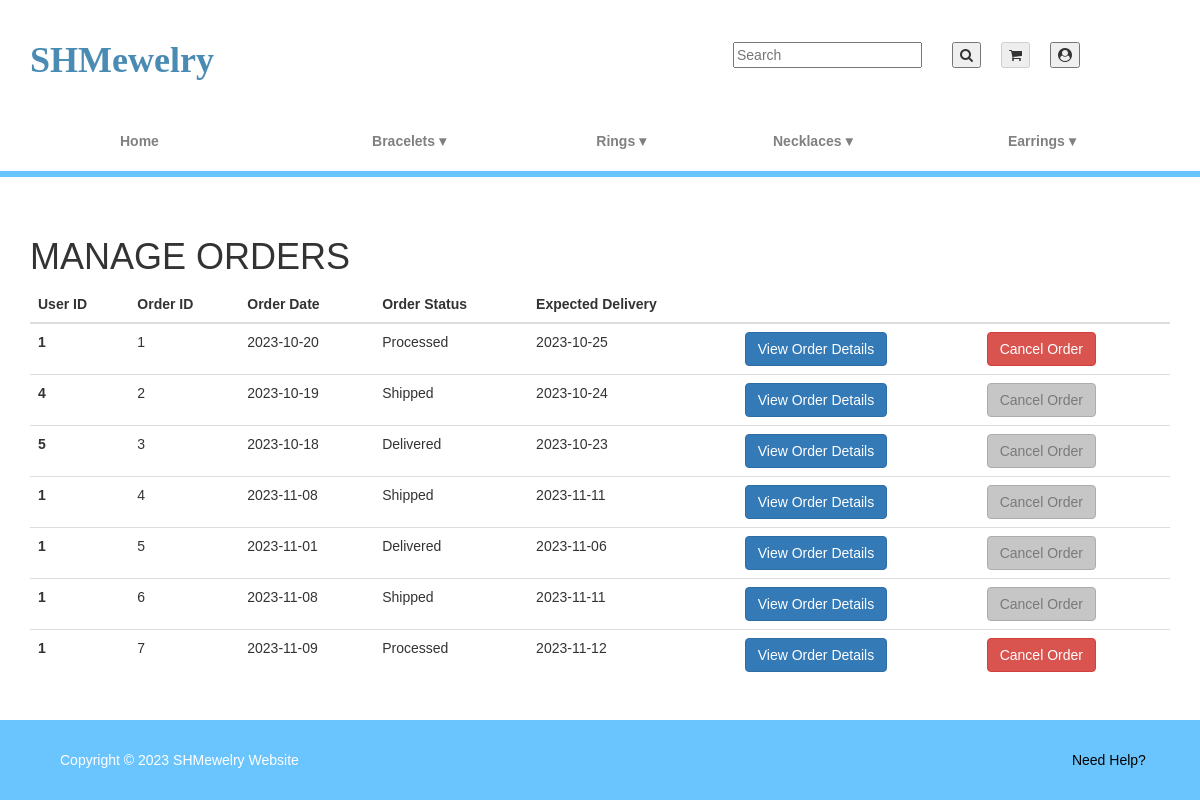
The app's page /index.php?controller=orders&action=list (signed in) with its own data.
### tables this page shows
CREATE TABLE ORDERS (
    ORDER_ID INT AUTO_INCREMENT PRIMARY KEY,
    TOTAL_PRICE DECIMAL(10, 2),
    ORDER_DATE DATE,
    ORDER_STATUS VARCHAR(35),
    EXPECTED_DELIVERY DATE,
    USER_ID INT,
    FOREIGN KEY (USER_ID) REFERENCES USER(USER_ID) ON DELETE CASCADE
);

### Models/Orders.php (called while the page is built, shortened)
<?php
include_once(__DIR__ . '/../db_connection.php');
class Orders {
    public static function list() {
        global $conn;
        $userId = isset($_SESSION['user']) ? $_SESSION['user']->user_id : -1;
        $groupId = isset($_SESSION['user']) ? $_SESSION['user']->group_id : -1;
        if ($groupId === 1) {
            $sql = "SELECT * FROM `ORDERS` WHERE USER_ID = ?";
            $stmt = $conn->prepare($sql);
            if (!$stmt) {
                throw new Exception("Error preparing SQL statement: " . $conn->error);
            }
            $stmt->bind_param('i', $userId);
        } else if ($groupId === 2 || $groupId === 3) {
            $sql = "SELECT * FROM `ORDERS`";
            $stmt = $conn->prepare($sql);
        } else {
            throw new Exception("Invalid group ID or no group ID in session.");
        }
        $stmt->execute();
        $result = $stmt->get_result();
        $data = $result->fetch_all(MYSQLI_ASSOC);
        return $data;
    }
}

### Views/Orders/list.php (the view, shortened to what this page needs)
<!DOCTYPE html>
<html lang="en">
<head>
    <link href="https://netdna.bootstrapcdn.com/bootstrap/3.3.6/css/bootstrap.min.css" rel="stylesheet">
    <link rel="stylesheet" href="CSS/shared.css">
</head>
<body>
<?php include_once __DIR__ . "/../../navbar.php"; ?>
<div class="container my-5">
    <?php
    switch ($groupId) {
        case 2:
        case 3:
            echo '<h1 class="py-2">MANAGE ORDERS</h1>';
            echo '<table class="table">
                    <thead>
                        <tr>
                            <th scope="col">User ID</th>
                            <th scope="col">Order ID</th>
                            <th scope="col">Order Date</th>
                            <th scope="col">Order Status</th>
                            <th scope="col">Expected Delivery</th>
                            <th scope="col"></th>
                            <th scope="col"></th>
                        </tr>
                    </thead>
                    <tbody>';
            if (!empty($data)) {
                foreach ($data as $order) {
                    echo '<tr>
                            <th scope="row">' . $order['USER_ID'] . '</th>
                            <td>' . $order['ORDER_ID'] . '</td>
                            <td>' . $order['ORDER_DATE'] . '</td>
                            <td>' . $order['ORDER_STATUS'] . '</td>
                            <td>' . $order['EXPECTED_DELIVERY'] . '</td>
                            <td>
                                <form method="post" action="index.php?controller=orders&action=view&id=' . $order['ORDER_ID'] . '">
                                    <input type="hidden" name="order_id" value="' . $order['ORDER_ID'] . '">
                                    <button type="submit" class="btn btn-primary" name="view">View Order Details</button>
                                </form>
                            </td>
                            <td>';
                            if ($order['ORDER_STATUS'] === 'Shipped' || $order['ORDER_STATUS'] === 'Delivered') {
                                echo '<button class="btn btn-secondary" disabled style="background-color: darkgrey; border: 1px solid grey;">Cancel Order</button>';
                            } else {
                                echo '<form method="post" action="index.php?controller=orders&action=delete">
                                            <input type="hidden" name="order_id" value="' . $order['ORDER_ID'] . '">
                                            <button type="submit" class="btn btn-danger" name="delete">Cancel Order</button>
                                        </form>';
                            }
                            echo '</td></tr>';
                        }
                    } else {
                        echo '<tr><td colspan="7">No data available.</td></tr>';
                    }
                    echo '</tbody></table>';
                    break;
            }
            ?>
</div>
</body>
</html>

### CSS/shared.css (style rules this page uses)
html, body { height: 100%; margin: 0; }
body { display: flex; flex-direction: column; }
header, footer { flex-shrink: 0; }

### CSS/style.css (style rules this page uses)
html, body { height: 100%; margin: 0; }
body { display: flex; flex-direction: column; font-family: Arial, sans-serif; margin: 0; padding: 0; background-color: #fff; overflow-x: hidden; }
.left-box { color: #ffffff; display: flex; align-items: center; padding: 10px; }
.right-box { padding-right: 100px; }
a { text-decoration: none; color: black; padding: 10px; text-align: center; }
table { border-collapse: collapse; width: 100%; }
table td { max-width: 100%; flex-direction: column; align-items: center; }
th, td { padding: 10px; }

### records on screen
orders: USER_ID "1", ORDER_ID "1", ORDER_DATE "2023-10-20", ORDER_STATUS "Processed", EXPECTED_DELIVERY "2023-10-25"
orders: USER_ID "4", ORDER_ID "2", ORDER_DATE "2023-10-19", ORDER_STATUS "Shipped", EXPECTED_DELIVERY "2023-10-24", shows "Cancel Order"
orders: USER_ID "5", ORDER_ID "3", ORDER_DATE "2023-10-18", ORDER_STATUS "Delivered", EXPECTED_DELIVERY "2023-10-23", shows "Cancel Order"
orders: USER_ID "1", ORDER_ID "4", ORDER_DATE "2023-11-08", ORDER_STATUS "Shipped", EXPECTED_DELIVERY "2023-11-11", shows "Cancel Order"
orders: USER_ID "1", ORDER_ID "5", ORDER_DATE "2023-11-01", ORDER_STATUS "Delivered", EXPECTED_DELIVERY "2023-11-06", shows "Cancel Order"
orders: USER_ID "1", ORDER_ID "6", ORDER_DATE "2023-11-08", ORDER_STATUS "Shipped", EXPECTED_DELIVERY "2023-11-11", shows "Cancel Order"
orders: USER_ID "1", ORDER_ID "7", ORDER_DATE "2023-11-09", ORDER_STATUS "Processed", EXPECTED_DELIVERY "2023-11-12"
